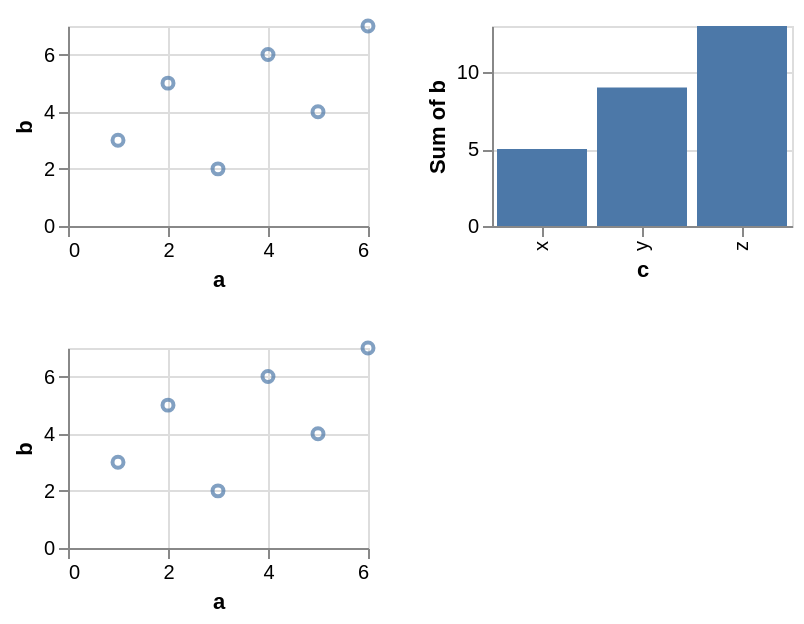

Describe this chart as a Vega-Lite specification.
### Vega-Lite specification from a JSON file in a GitHub repository (floating-point values rounded to 4 significant figures)
{"$schema": "https://vega.github.io/schema/vega-lite/v6.json", "data": {"values": [{"a": 1, "b": 3, "c": "x", "d": "2020-01-01"}, {"a": 2, "b": 5, "c": "y", "d": "2020-03-01"}, {"a": 3, "b": 2, "c": "x", "d": "2020-06-01"}, {"a": 4, "b": 6, "c": "z", "d": "2020-09-01"}, {"a": 5, "b": 4, "c": "y", "d": "2021-01-01"}, {"a": 6, "b": 7, "c": "z", "d": "2021-04-01"}]}, "vconcat": [{"hconcat": [{"width": 150, "height": 100, "mark": "point", "encoding": {"x": {"field": "a", "type": "quantitative"}, "y": {"field": "b", "type": "quantitative"}}, "params": [{"name": "brush", "select": {"type": "interval", "encodings": ["x"]}}]}, {"width": 150, "height": 100, "mark": "bar", "encoding": {"x": {"field": "c", "type": "nominal"}, "y": {"field": "b", "type": "quantitative", "aggregate": "sum"}}, "transform": [{"filter": {"param": "brush"}}]}]}, {"width": 150, "height": 100, "mark": "point", "encoding": {"x": {"field": "a", "type": "quantitative"}, "y": {"field": "b", "type": "quantitative"}}}]}
